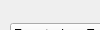
           <widget class="QWidget" name="page_3">
            <property name="geometry">
             <rect>
              <x>0</x>
              <y>0</y>
              <width>100</width>
              <height>30</height>
             </rect>
            </property>
            <attribute name="label">
             <string>Esportazioni</string>
            </attribute>
            <widget class="QLabel" name="countLabel">
             <property name="geometry">
              <rect>
               <x>228</x>
               <y>10</y>
               <width>16</width>
               <height>16</height>
              </rect>
             </property>
             <property name="text">
              <string/>
             </property>
            </widget>
            <widget class="QWidget" name="layoutWidget">
             <property name="geometry">
              <rect>
               <x>10</x>
               <y>10</y>
               <width>951</width>
               <height>91</height>
              </rect>
             </property>
             <layout class="QGridLayout" name="gridLayout_18">
              <item row="0" column="0">
               <widget class="QPushButton" name="pushButton_exp_tavole">
                <property name="minimumSize">
                 <size>
                  <width>0</width>
                  <height>20</height>
                 </size>
                </property>
                <property name="toolTip">
                 <string>Esportazione Tavole</string>
                </property>
                <property name="text">
                 <string>Esportazione Tavole</string>
                </property>
               </widget>
              </item>
              <item row="0" column="1">
               <widget class="QProgressBar" name="progressBar">
                <property name="minimumSize">
                 <size>
                  <width>0</width>
                  <height>20</height>
                 </size>
                </property>
                <property name="value">
                 <number>0</number>
                </property>
               </widget>
              </item>
              <item row="1" column="0">
               <widget class="QPushButton" name="pushButton_open_dir_tavole">
                <property name="text">
                 <string>Open folder</string>
                </property>
                <property name="icon">
                 <iconset resource="../../resources/resources.qrc">
                  <normaloff>:/icons/directoryExp.png</normaloff>:/icons/directoryExp.png</iconset>
                </property>
               </widget>
              </item>
             </layout>
            </widget>
           </widget>
